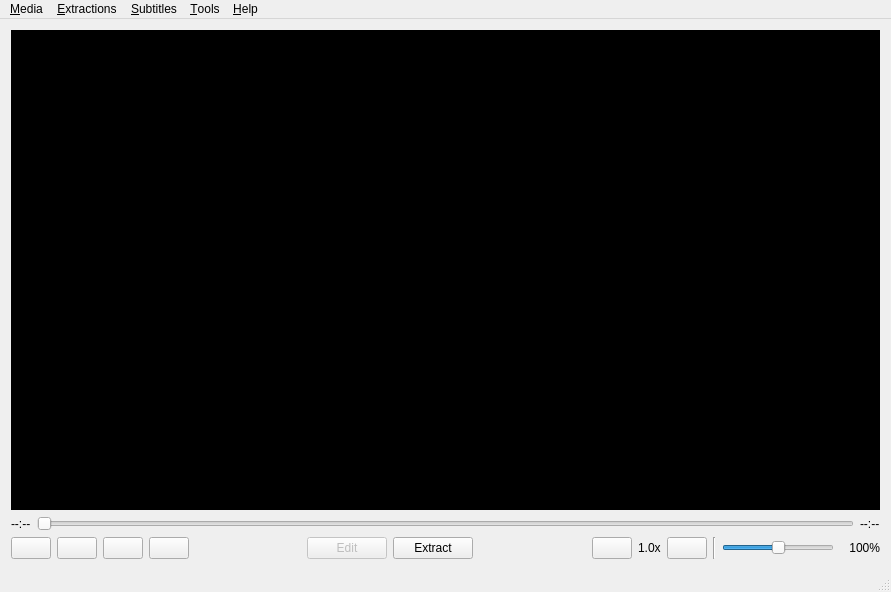
<?xml version="1.0" encoding="UTF-8"?>
<ui version="4.0">
 <class>MainWindow</class>
 <widget class="QMainWindow" name="MainWindow">
  <property name="geometry">
   <rect>
    <x>0</x>
    <y>0</y>
    <width>891</width>
    <height>592</height>
   </rect>
  </property>
  <property name="acceptDrops">
   <bool>false</bool>
  </property>
  <property name="windowTitle">
   <string>QMediaLearner</string>
  </property>
  <widget class="QWidget" name="centralWidget">
   <layout class="QGridLayout" name="gridLayout">
    <item row="0" column="0">
     <widget class="SubVideoWidget" name="graphicsViewVideo">
      <property name="palette">
       <palette>
        <active>
         <colorrole role="Base">
          <brush brushstyle="SolidPattern">
           <color alpha="255">
            <red>0</red>
            <green>0</green>
            <blue>0</blue>
           </color>
          </brush>
         </colorrole>
         <colorrole role="Window">
          <brush brushstyle="SolidPattern">
           <color alpha="255">
            <red>0</red>
            <green>0</green>
            <blue>0</blue>
           </color>
          </brush>
         </colorrole>
        </active>
        <inactive>
         <colorrole role="Base">
          <brush brushstyle="SolidPattern">
           <color alpha="255">
            <red>0</red>
            <green>0</green>
            <blue>0</blue>
           </color>
          </brush>
         </colorrole>
         <colorrole role="Window">
          <brush brushstyle="SolidPattern">
           <color alpha="255">
            <red>0</red>
            <green>0</green>
            <blue>0</blue>
           </color>
          </brush>
         </colorrole>
        </inactive>
        <disabled>
         <colorrole role="Base">
          <brush brushstyle="SolidPattern">
           <color alpha="255">
            <red>0</red>
            <green>0</green>
            <blue>0</blue>
           </color>
          </brush>
         </colorrole>
         <colorrole role="Window">
          <brush brushstyle="SolidPattern">
           <color alpha="255">
            <red>0</red>
            <green>0</green>
            <blue>0</blue>
           </color>
          </brush>
         </colorrole>
        </disabled>
       </palette>
      </property>
      <property name="acceptDrops">
       <bool>true</bool>
      </property>
      <property name="autoFillBackground">
       <bool>true</bool>
      </property>
      <property name="verticalScrollBarPolicy">
       <enum>Qt::ScrollBarAlwaysOff</enum>
      </property>
      <property name="horizontalScrollBarPolicy">
       <enum>Qt::ScrollBarAlwaysOff</enum>
      </property>
     </widget>
    </item>
    <item row="1" column="0">
     <layout class="QHBoxLayout" name="horizontalLayout_2">
      <item>
       <widget class="QLabel" name="labelPlayingPosition">
        <property name="text">
         <string>--:--</string>
        </property>
       </widget>
      </item>
      <item>
       <widget class="ClickableSlider" name="sliderPosition">
        <property name="orientation">
         <enum>Qt::Horizontal</enum>
        </property>
       </widget>
      </item>
      <item>
       <widget class="QLabel" name="labelDuration">
        <property name="text">
         <string>--:--</string>
        </property>
       </widget>
      </item>
     </layout>
    </item>
    <item row="2" column="0">
     <layout class="QHBoxLayout" name="horizontalLayout">
      <item>
       <widget class="QPushButton" name="buttonPlay">
        <property name="toolTip">
         <string>Play or pause the current media</string>
        </property>
        <property name="text">
         <string/>
        </property>
        <property name="icon">
         <iconset resource="../QMediaLearner.qrc">
          <normaloff>:/icons/gui/icons/play-24.ico</normaloff>:/icons/gui/icons/play-24.ico</iconset>
        </property>
       </widget>
      </item>
      <item>
       <widget class="QPushButton" name="buttonPause">
        <property name="text">
         <string/>
        </property>
        <property name="icon">
         <iconset resource="../QMediaLearner.qrc">
          <normaloff>:/icons/gui/icons/pause-24.ico</normaloff>:/icons/gui/icons/pause-24.ico</iconset>
        </property>
       </widget>
      </item>
      <item>
       <widget class="QPushButton" name="buttonStop">
        <property name="toolTip">
         <string>Stop</string>
        </property>
        <property name="text">
         <string/>
        </property>
        <property name="icon">
         <iconset resource="../QMediaLearner.qrc">
          <normaloff>:/icons/gui/icons/stop-24.ico</normaloff>:/icons/gui/icons/stop-24.ico</iconset>
        </property>
       </widget>
      </item>
      <item>
       <widget class="QPushButton" name="buttonRepeat">
        <property name="toolTip">
         <string>Repeat mode</string>
        </property>
        <property name="text">
         <string/>
        </property>
        <property name="icon">
         <iconset resource="../QMediaLearner.qrc">
          <normaloff>:/icons/gui/icons/repeat-24.ico</normaloff>:/icons/gui/icons/repeat-24.ico</iconset>
        </property>
        <property name="checkable">
         <bool>true</bool>
        </property>
       </widget>
      </item>
      <item>
       <spacer name="horizontalSpacer">
        <property name="orientation">
         <enum>Qt::Horizontal</enum>
        </property>
        <property name="sizeHint" stdset="0">
         <size>
          <width>40</width>
          <height>20</height>
         </size>
        </property>
       </spacer>
      </item>
      <item>
       <widget class="QPushButton" name="buttonEdit">
        <property name="enabled">
         <bool>false</bool>
        </property>
        <property name="toolTip">
         <string>Edit extractions</string>
        </property>
        <property name="text">
         <string>Edit</string>
        </property>
        <property name="icon">
         <iconset resource="../QMediaLearner.qrc">
          <normaloff>:/icons/gui/icons/add-list-24.ico</normaloff>:/icons/gui/icons/add-list-24.ico</iconset>
        </property>
       </widget>
      </item>
      <item>
       <widget class="QPushButton" name="buttonExtract">
        <property name="toolTip">
         <string>Extract a sequence that can be later saved into a new video file (E)</string>
        </property>
        <property name="text">
         <string>Extract</string>
        </property>
        <property name="icon">
         <iconset resource="../QMediaLearner.qrc">
          <normaloff>:/icons/gui/icons/plus-24.ico</normaloff>:/icons/gui/icons/plus-24.ico</iconset>
        </property>
        <property name="shortcut">
         <string>E</string>
        </property>
        <property name="autoDefault">
         <bool>false</bool>
        </property>
        <property name="default">
         <bool>false</bool>
        </property>
       </widget>
      </item>
      <item>
       <spacer name="horizontalSpacer_2">
        <property name="orientation">
         <enum>Qt::Horizontal</enum>
        </property>
        <property name="sizeHint" stdset="0">
         <size>
          <width>40</width>
          <height>20</height>
         </size>
        </property>
       </spacer>
      </item>
      <item>
       <widget class="QPushButton" name="buttonSlower">
        <property name="toolTip">
         <string>Slower</string>
        </property>
        <property name="text">
         <string/>
        </property>
        <property name="icon">
         <iconset resource="../QMediaLearner.qrc">
          <normaloff>:/icons/gui/icons/arrow-97-24.ico</normaloff>:/icons/gui/icons/arrow-97-24.ico</iconset>
        </property>
       </widget>
      </item>
      <item>
       <widget class="QLabel" name="labelPlaybackRate">
        <property name="text">
         <string>1.0x</string>
        </property>
       </widget>
      </item>
      <item>
       <widget class="QPushButton" name="buttonFaster">
        <property name="toolTip">
         <string>Faster</string>
        </property>
        <property name="text">
         <string/>
        </property>
        <property name="icon">
         <iconset resource="../QMediaLearner.qrc">
          <normaloff>:/icons/gui/icons/arrow-32-24.ico</normaloff>:/icons/gui/icons/arrow-32-24.ico</iconset>
        </property>
       </widget>
      </item>
      <item>
       <widget class="Line" name="line">
        <property name="orientation">
         <enum>Qt::Vertical</enum>
        </property>
       </widget>
      </item>
      <item>
       <widget class="QSlider" name="sliderVolume">
        <property name="maximum">
         <number>200</number>
        </property>
        <property name="singleStep">
         <number>10</number>
        </property>
        <property name="pageStep">
         <number>50</number>
        </property>
        <property name="value">
         <number>100</number>
        </property>
        <property name="orientation">
         <enum>Qt::Horizontal</enum>
        </property>
       </widget>
      </item>
      <item>
       <widget class="QLabel" name="labelVolume">
        <property name="minimumSize">
         <size>
          <width>40</width>
          <height>0</height>
         </size>
        </property>
        <property name="layoutDirection">
         <enum>Qt::LeftToRight</enum>
        </property>
        <property name="text">
         <string>100%</string>
        </property>
        <property name="alignment">
         <set>Qt::AlignRight|Qt::AlignTrailing|Qt::AlignVCenter</set>
        </property>
       </widget>
      </item>
     </layout>
    </item>
   </layout>
  </widget>
  <widget class="QMenuBar" name="menuBar">
   <property name="geometry">
    <rect>
     <x>0</x>
     <y>0</y>
     <width>891</width>
     <height>21</height>
    </rect>
   </property>
   <widget class="QMenu" name="menuMedia">
    <property name="title">
     <string>&amp;Media</string>
    </property>
    <addaction name="actionOpenFile"/>
    <addaction name="actionOpenFiles"/>
    <addaction name="separator"/>
    <addaction name="actionFullScreen"/>
    <addaction name="separator"/>
    <addaction name="actionClose"/>
   </widget>
   <widget class="QMenu" name="menuExtractions">
    <property name="title">
     <string>&amp;Extractions</string>
    </property>
    <addaction name="actionExtract"/>
    <addaction name="actionEditExtraction"/>
   </widget>
   <widget class="QMenu" name="menuSubtitles">
    <property name="title">
     <string>&amp;Subtitles</string>
    </property>
    <widget class="QMenu" name="menuFirst_subtrack">
     <property name="tearOffEnabled">
      <bool>false</bool>
     </property>
     <property name="title">
      <string>&amp;First subtrack</string>
     </property>
     <addaction name="actionEnabled1"/>
     <addaction name="actionSubFile1"/>
    </widget>
    <widget class="QMenu" name="menu_secondSubtrack">
     <property name="title">
      <string>&amp;Second subtrack</string>
     </property>
     <addaction name="actionEnabled2"/>
     <addaction name="actionSubFile2"/>
    </widget>
    <widget class="QMenu" name="menuThird_subtrack">
     <property name="title">
      <string>&amp;Third subtrack</string>
     </property>
     <addaction name="actionEnabled3"/>
     <addaction name="actionSubFile3"/>
    </widget>
    <widget class="QMenu" name="menuSubEmbedded">
     <property name="title">
      <string>&amp;Embedded</string>
     </property>
    </widget>
    <addaction name="menuFirst_subtrack"/>
    <addaction name="menu_secondSubtrack"/>
    <addaction name="menuThird_subtrack"/>
    <addaction name="menuSubEmbedded"/>
   </widget>
   <widget class="QMenu" name="menuEffets">
    <property name="title">
     <string>&amp;Tools</string>
    </property>
    <addaction name="actionPlayingList"/>
    <addaction name="actionCurrentSessionSettings"/>
    <addaction name="actionSettings"/>
   </widget>
   <widget class="QMenu" name="menuHelp">
    <property name="title">
     <string>&amp;Help</string>
    </property>
    <addaction name="actionHelp"/>
    <addaction name="actionAbout"/>
    <addaction name="actionAboutQt5"/>
   </widget>
   <addaction name="menuMedia"/>
   <addaction name="menuExtractions"/>
   <addaction name="menuSubtitles"/>
   <addaction name="menuEffets"/>
   <addaction name="menuHelp"/>
  </widget>
  <widget class="QStatusBar" name="statusBar"/>
  <action name="actionOpenFile">
   <property name="text">
    <string>&amp;Open a file</string>
   </property>
  </action>
  <action name="actionOpenFiles">
   <property name="text">
    <string>Open &amp;several files</string>
   </property>
  </action>
  <action name="actionClose">
   <property name="text">
    <string>&amp;Close</string>
   </property>
  </action>
  <action name="actionExtract">
   <property name="text">
    <string>&amp;Extract</string>
   </property>
   <property name="shortcut">
    <string>E</string>
   </property>
  </action>
  <action name="actionEditExtraction">
   <property name="text">
    <string>E&amp;dit extraction</string>
   </property>
  </action>
  <action name="actionCurrentSessionSettings">
   <property name="text">
    <string>&amp;Current session settings</string>
   </property>
  </action>
  <action name="actionAudioEffects">
   <property name="text">
    <string>&amp;Audio effects</string>
   </property>
  </action>
  <action name="actionSettings">
   <property name="text">
    <string>&amp;Settings</string>
   </property>
  </action>
  <action name="actionPlayingList">
   <property name="text">
    <string>&amp;Playing list</string>
   </property>
  </action>
  <action name="actionHelp">
   <property name="text">
    <string>&amp;Help</string>
   </property>
  </action>
  <action name="actionAbout">
   <property name="text">
    <string>&amp;About</string>
   </property>
  </action>
  <action name="actionSubFile1">
   <property name="text">
    <string>&amp;Open a file</string>
   </property>
  </action>
  <action name="actionEnabled1">
   <property name="checkable">
    <bool>true</bool>
   </property>
   <property name="checked">
    <bool>false</bool>
   </property>
   <property name="text">
    <string>&amp;Enabled</string>
   </property>
  </action>
  <action name="actionEnabled2">
   <property name="checkable">
    <bool>true</bool>
   </property>
   <property name="checked">
    <bool>false</bool>
   </property>
   <property name="text">
    <string>&amp;Enabled</string>
   </property>
  </action>
  <action name="actionEnabled3">
   <property name="checkable">
    <bool>true</bool>
   </property>
   <property name="checked">
    <bool>false</bool>
   </property>
   <property name="text">
    <string>&amp;Enabled</string>
   </property>
  </action>
  <action name="actionSubFile2">
   <property name="text">
    <string>&amp;Open a file</string>
   </property>
  </action>
  <action name="actionSubFile3">
   <property name="text">
    <string>&amp;Open a file</string>
   </property>
  </action>
  <action name="actionE">
   <property name="text">
    <string>e</string>
   </property>
  </action>
  <action name="actionFullScreen">
   <property name="text">
    <string>&amp;Full screen</string>
   </property>
  </action>
  <action name="actionAboutQt5">
   <property name="text">
    <string>About Qt5</string>
   </property>
  </action>
 </widget>
 <layoutdefault spacing="6" margin="11"/>
 <customwidgets>
  <customwidget>
   <class>SubVideoWidget</class>
   <extends>QGraphicsView</extends>
   <header>SubVideoWidget.h</header>
  </customwidget>
  <customwidget>
   <class>ClickableSlider</class>
   <extends>QSlider</extends>
   <header>ClickableSlider.h</header>
  </customwidget>
 </customwidgets>
 <resources>
  <include location="../QMediaLearner.qrc"/>
 </resources>
 <connections>
  <connection>
   <sender>actionClose</sender>
   <signal>triggered()</signal>
   <receiver>MainWindow</receiver>
   <slot>close()</slot>
   <hints>
    <hint type="sourcelabel">
     <x>-1</x>
     <y>-1</y>
    </hint>
    <hint type="destinationlabel">
     <x>445</x>
     <y>295</y>
    </hint>
   </hints>
  </connection>
 </connections>
</ui>
